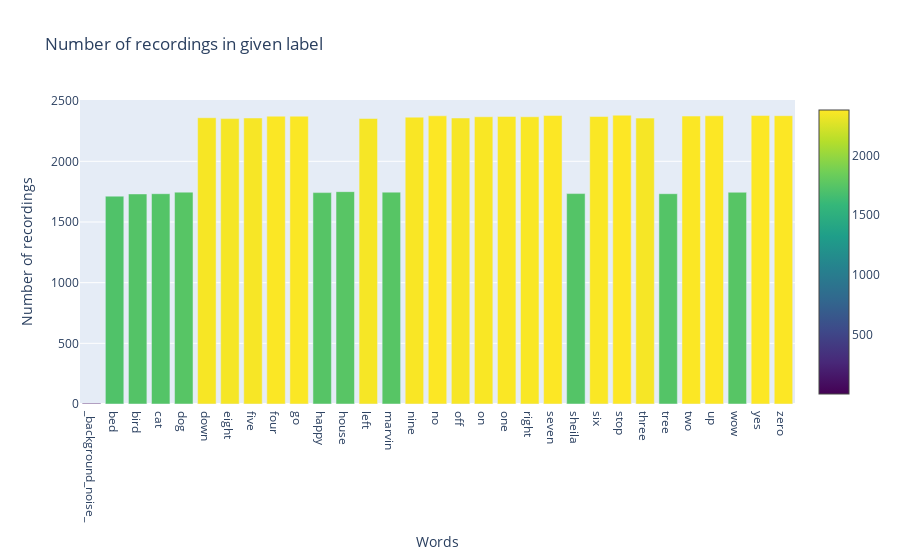

The cell this chart's notebook holds for it:
### Code cell
# plot
data = [go.Histogram(x=dirs, y=number_of_recordings)]
trace = go.Bar(
    x=dirs, y=number_of_recordings,
    marker=dict(color=number_of_recordings, colorscale='viridis', showscale=True)
)
layout = go.Layout(
    title='Number of recordings in given label',
    xaxis=dict(title='Words'),
    yaxis=dict(title='Number of recordings')
)
py.iplot(go.Figure(data=[trace], layout=layout))

### Figure 1 — Plotly figure (JSON) as saved in the notebook; plotly's stock layout.template omitted (floating-point values rounded to 4 significant figures)
{"data": [{"marker": {"color": [6, 1713, 1731, 1733, 1746, 2359, 2352, 2357, 2372, 2372, 1742, 1750, 2353, 1746, 2364, 2375, 2357, 2367, 2370, 2367, 2377, 1734, 2369, 2380, 2356, 1733, 2373, 2375, 1745, 2377, 2376], "colorscale": [[0, "#440154"], [0.1111, "#482878"], [0.2222, "#3e4989"], [0.3333, "#31688e"], [0.4444, "#26828e"], [0.5556, "#1f9e89"], [0.6667, "#35b779"], [0.7778, "#6ece58"], [0.8889, "#b5de2b"], [1, "#fde725"]], "showscale": true}, "type": "bar", "x": ["_background_noise_", "bed", "bird", "cat", "dog", "down", "eight", "five", "four", "go", "happy", "house", "left", "marvin", "nine", "no", "off", "on", "one", "right", "seven", "sheila", "six", "stop", "three", "tree", "two", "up", "wow", "yes", "zero"], "y": [6, 1713, 1731, 1733, 1746, 2359, 2352, 2357, 2372, 2372, 1742, 1750, 2353, 1746, 2364, 2375, 2357, 2367, 2370, 2367, 2377, 1734, 2369, 2380, 2356, 1733, 2373, 2375, 1745, 2377, 2376]}], "layout": {"title": {"text": "Number of recordings in given label"}, "xaxis": {"title": {"text": "Words"}}, "yaxis": {"title": {"text": "Number of recordings"}}}}
